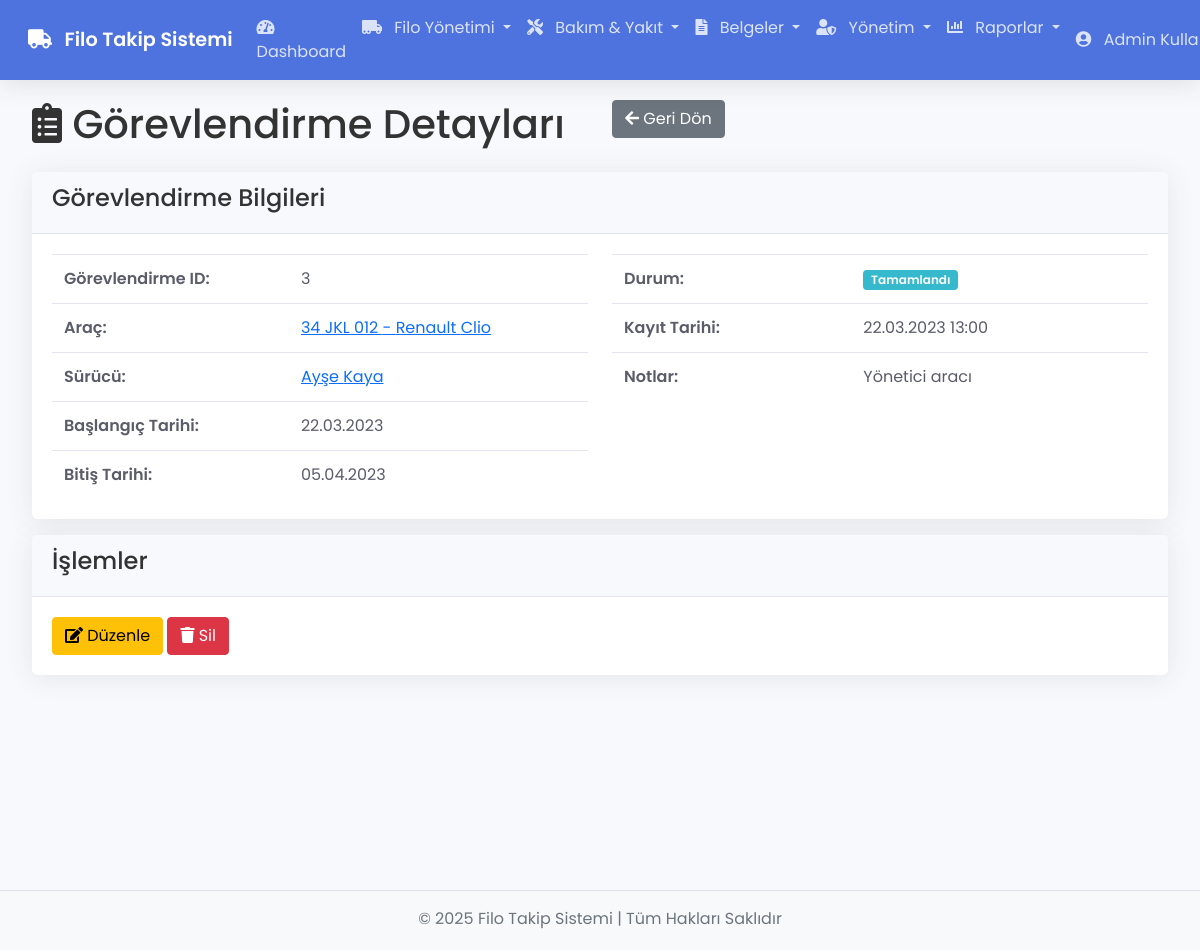
Screenshot of /assignments/show/3 (signed in) with the database file from the repository.
### tables this page shows
CREATE TABLE `vehicle_assignments` (
  `id` int(11) NOT NULL,
  `vehicle_id` int(11) NOT NULL,
  `driver_id` int(11) NOT NULL,
  `start_date` date NOT NULL,
  `end_date` date DEFAULT NULL,
  `status` enum('Aktif','Tamamlandı','İptal') NOT NULL DEFAULT 'Aktif',
  `notes` text DEFAULT NULL,
  `created_at` timestamp NOT NULL DEFAULT current_timestamp()
);

CREATE TABLE `vehicles` (
  `id` int(11) NOT NULL,
  `plate_number` varchar(20) NOT NULL,
  `brand` varchar(100) NOT NULL,
  `model` varchar(100) NOT NULL,
  `year` int(11) DEFAULT NULL,
  `company_id` int(11) DEFAULT NULL,
  `vehicle_type` enum('Otomobil','Kamyonet','Kamyon','Otobüs') NOT NULL,
  `status` enum('Aktif','Pasif','Bakımda') NOT NULL DEFAULT 'Aktif',
  `created_at` timestamp NOT NULL DEFAULT current_timestamp()
);

CREATE TABLE `drivers` (
  `id` int(11) NOT NULL,
  `name` varchar(100) NOT NULL,
  `surname` varchar(100) NOT NULL,
  `identity_number` varchar(20) NOT NULL,
  `license_number` varchar(20) NOT NULL,
  `primary_license_type` varchar(5) DEFAULT NULL,
  `license_issue_date` date DEFAULT NULL,
  `license_expiry_date` date DEFAULT NULL,
  `company_id` int(11) DEFAULT NULL,
  `phone` varchar(20) NOT NULL,
  `email` varchar(100) DEFAULT NULL,
  `address` text DEFAULT NULL,
  `status` enum('Aktif','Pasif','İzinli') NOT NULL DEFAULT 'Aktif',
  `created_at` timestamp NOT NULL DEFAULT current_timestamp()
);

### app/controllers/Assignments.php (called while the page is built, shortened)
<?php
class Assignments extends Controller {
    private $assignmentModel;
    public function __construct() {
        $this->assignmentModel = $this->model('Assignment');
    }
    public function show($id) {
        $assignment = $this->assignmentModel->getAssignmentById($id);
        $data = [
            'assignment' => $assignment
        ];
        $this->view('assignments/show', $data);
    }
}

### app/core/App.php (called while the page is built, shortened)
<?php
class App {
    protected $currentMethod = 'index';
    public function __construct() {
        $url = $this->getUrl();
        if(isset($url[0]) && file_exists('app/controllers/' . ucwords($url[0]) . '.php')) {
            unset($url[0]);
        }
        $this->currentController = new $this->currentController;
        if(isset($url[1])) {
            if(method_exists($this->currentController, $url[1])) {
                $this->currentMethod = $url[1];
                unset($url[1]);
            } else {
                $this->show404();
                return;
            }
        }
        $this->params = $url ? array_values($url) : [];
        try {
            call_user_func_array([$this->currentController, $this->currentMethod], $this->params);
        } catch (ArgumentCountError $e) {
            error_log('Parametre hatası: ' . $e->getMessage());
            $this->show404();
        } catch (Error $e) {
            error_log('Uygulama hatası: ' . $e->getMessage());
            include 'app/views/errors/500.php';
        } catch (Exception $e) {
            error_log('Uygulama istisnası: ' . $e->getMessage());
            include 'app/views/errors/500.php';
        }
    }
    public function getUrl() {
        if(isset($_GET['url'])) {
            $url = rtrim($_GET['url'], '/');
            $url = filter_var($url, FILTER_SANITIZE_URL);
            $url = explode('/', $url);
            return $url;
        }
        return [];
    }
}

### index.php (called while the page is built, shortened)
<?php
require_once 'app/helpers/session_helper.php';
require_once 'app/core/App.php';
require_once 'app/core/Controller.php';
require_once 'app/core/Database.php';
$app = new App;

### app/core/Database.php (called while the page is built, shortened)
<?php
class Database {
    private $host = DB_HOST;
    private $user = DB_USER;
    private $pass = DB_PASS;
    private $dbname = DB_NAME;
    private $dbh;
    private $stmt;
    public function __construct() {
        $dsn = 'mysql:host=' . $this->host . ';dbname=' . $this->dbname . ';charset=utf8';
        $options = array(
            PDO::ATTR_PERSISTENT => true,
            PDO::ATTR_ERRMODE => PDO::ERRMODE_EXCEPTION,
            PDO::ATTR_DEFAULT_FETCH_MODE => PDO::FETCH_OBJ,
            PDO::ATTR_EMULATE_PREPARES => false
        );
        try {
            $this->dbh = new PDO($dsn, $this->user, $this->pass, $options);
        } catch(PDOException $e) {
            $this->error = $e->getMessage();
            echo $this->error;
        }
    }
    public function query($sql) {
        $this->stmt = $this->dbh->prepare($sql);
    }
    public function bind($param, $value, $type = null) {
        if(is_null($type)) {
            switch(true) {
                default:
                    $type = PDO::PARAM_STR;
            }
        }
        $this->stmt->bindValue($param, $value, $type);
    }
    public function execute() {
        return $this->stmt->execute();
    }
    public function single() {
        $this->execute();
        return $this->stmt->fetch();
    }
}

### app/models/Assignment.php (called while the page is built, shortened)
<?php
class Assignment {
    private $db;
    public function __construct() {
        $this->db = new Database;
    }
    public function getAssignmentById($id) {
        $this->db->query('SELECT va.*, v.plate_number, v.brand as vehicle_brand, v.model as vehicle_model, v.vehicle_type,
                           d.name as driver_name, d.surname as driver_surname,
                           d.phone as driver_phone, d.primary_license_type as driver_license
                           FROM vehicle_assignments va
                           JOIN vehicles v ON va.vehicle_id = v.id
                           JOIN drivers d ON va.driver_id = d.id
                           WHERE va.id = :id');
        $this->db->bind(':id', $id);
        $row = $this->db->single();
        return $row;
    }
}

### app/helpers/session_helper.php (called while the page is built, shortened)
<?php
function isAdmin() {
    if(isset($_SESSION['user_role']) && $_SESSION['user_role'] === 'admin') {
        return true;
    } else {
        return false;
    }
}

### app/views/assignments/show.php (the view, shortened to what this page needs)
<?php require APPROOT . '/views/inc/header.php'; ?>
<div class="row mb-3">
    <div class="col-md-6">
        <h1><i class="fas fa-clipboard-list"></i> Görevlendirme Detayları</h1>
    </div>
    <div class="col-md-6">
        <a href="<?php echo URLROOT; ?>/assignments" class="btn btn-secondary float-right">
            <i class="fas fa-arrow-left"></i> Geri Dön
        </a>
    </div>
</div>
<div class="card mb-3">
    <div class="card-header">
        <h4>Görevlendirme Bilgileri</h4>
    </div>
    <div class="card-body">
        <div class="row">
            <div class="col-md-6">
                <table class="table table-borderless">
                    <tr>
                        <th>Görevlendirme ID:</th>
                        <td><?php echo $data['assignment']->id; ?></td>
                    </tr>
                    <tr>
                        <th>Araç:</th>
                        <td>
                            <a href="<?php echo URLROOT; ?>/vehicles/show/<?php echo $data['assignment']->vehicle_id; ?>">
                                <?php echo $data['assignment']->plate_number; ?> -
                                <?php echo $data['assignment']->vehicle_brand; ?>
                                <?php echo $data['assignment']->vehicle_model; ?>
                            </a>
                        </td>
                    </tr>
                    <tr>
                        <th>Sürücü:</th>
                        <td>
                            <a href="<?php echo URLROOT; ?>/drivers/show/<?php echo $data['assignment']->driver_id; ?>">
                                <?php echo $data['assignment']->driver_name; ?>
                                <?php echo $data['assignment']->driver_surname; ?>
                            </a>
                        </td>
                    </tr>
                    <tr>
                        <th>Başlangıç Tarihi:</th>
                        <td><?php echo date('d.m.Y', strtotime($data['assignment']->start_date)); ?></td>
                    </tr>
                    <tr>
                        <th>Bitiş Tarihi:</th>
                        <td>
                            <?php if($data['assignment']->end_date): ?>
                                <?php echo date('d.m.Y', strtotime($data['assignment']->end_date)); ?>
                            <?php else: ?>
                                <span class="text-muted">-</span>
                            <?php endif; ?>
                        </td>
                    </tr>
                </table>
            </div>
            <div class="col-md-6">
                <table class="table table-borderless">
                    <tr>
                        <th>Durum:</th>
                        <td>
                            <?php if($data['assignment']->status == 'Aktif'): ?>
                                <span class="badge badge-success">Aktif</span>
                            <?php elseif($data['assignment']->status == 'Tamamlandı'): ?>
                                <span class="badge badge-info">Tamamlandı</span>
                            <?php elseif($data['assignment']->status == 'İptal'): ?>
                                <span class="badge badge-danger">İptal</span>
                            <?php else: ?>
                                <span class="badge badge-secondary"><?php echo $data['assignment']->status; ?></span>
                            <?php endif; ?>
                        </td>
                    </tr>
                    <tr>
                        <th>Kayıt Tarihi:</th>
                        <td><?php echo date('d.m.Y H:i', strtotime($data['assignment']->created_at)); ?></td>
                    </tr>
                    <tr>
                        <th>Notlar:</th>
                        <td>
                            <?php if(!empty($data['assignment']->notes)): ?>
                                <?php echo $data['assignment']->notes; ?>
                            <?php else: ?>
                                <span class="text-muted">Not bulunmuyor</span>
                            <?php endif; ?>
                        </td>
                    </tr>
                </table>
            </div>
        </div>
    </div>
</div>
<div class="card mb-3">
    <div class="card-header">
        <h4>İşlemler</h4>
    </div>
    <div class="card-body">
        <a href="<?php echo URLROOT; ?>/assignments/edit/<?php echo $data['assignment']->id; ?>" class="btn btn-warning">
            <i class="fas fa-edit"></i> Düzenle
        </a>
        <?php if(isAdmin()): ?>
            <form class="d-inline" action="<?php echo URLROOT; ?>/assignments/delete/<?php echo $data['assignment']->id; ?>" method="post">
                <button type="submit" class="btn btn-danger" onclick="return confirm('Bu görevlendirmeyi silmek istediğinize emin misiniz?');">
                    <i class="fas fa-trash"></i> Sil
                </button>
            </form>
        <?php endif; ?>
    </div>
</div>
<?php require APPROOT . '/views/inc/footer.php'; ?>

### public/css/style.css (style rules this page uses)
body { font-family: 'Poppins', sans-serif; background-color: #f8f9fc; color: #333; padding-bottom: 60px; }
.card { margin-bottom: 20px; border: 0; border-radius: 0.35rem; box-shadow: 0 0.15rem 1.75rem 0 rgba(58, 59, 69, 0.1); }
.card-header { background-color: #f8f9fc; border-bottom: 1px solid #e3e6f0; padding: 0.75rem 1.25rem; font-weight: 600; }
.card-body { padding: 1.25rem; }
.table { margin-bottom: 0; color: #5a5c69; width: 100%; border-collapse: collapse; }
.table th, .table td { padding: 0.75rem; vertical-align: middle; border-top: 1px solid #e3e6f0; }
.badge { display: inline-block; padding: 0.35em 0.65em; font-size: 75%; font-weight: 600; line-height: 1; text-align: center; white-space: nowrap; vertical-align: baseline; border-radius: 0.25rem; }
.badge-info { background-color: #36b9cc; color: #fff; }
.btn { display: inline-block; font-weight: 400; text-align: center; vertical-align: middle; user-select: none; padding: 0.375rem 0.75rem; font-size: 1rem; line-height: 1.5; border-radius: 0.25rem; transition: color 0.15s ease-in-out, background-color 0.15s ease-in-out, border-color 0.15s ease-in-out, box-shadow 0.15s ease-in-out; }
.table-responsive { width: 100% !important; overflow-x: auto; -webkit-overflow-scrolling: touch; }
.table th { font-weight: 600; vertical-align: middle !important; }
.table td { vertical-align: middle !important; }
.table th, .table td { vertical-align: middle !important; padding: 0.75rem; }

### rows the page displays
vehicle_assignments: id "3", vehicle.plate_number "34 JKL 012", vehicle.brand "Renault", vehicle.model "Clio", driver.name "Ayşe", driver.surname "Kaya", start_date "22.03.2023", end_date "05.04.2023", created_at "22.03.2023 13:00", notes "Yönetici aracı"

### other values shown
SITENAME "Filo Takip Sistemi"
$_SESSION['user_name'] "Admin…"
